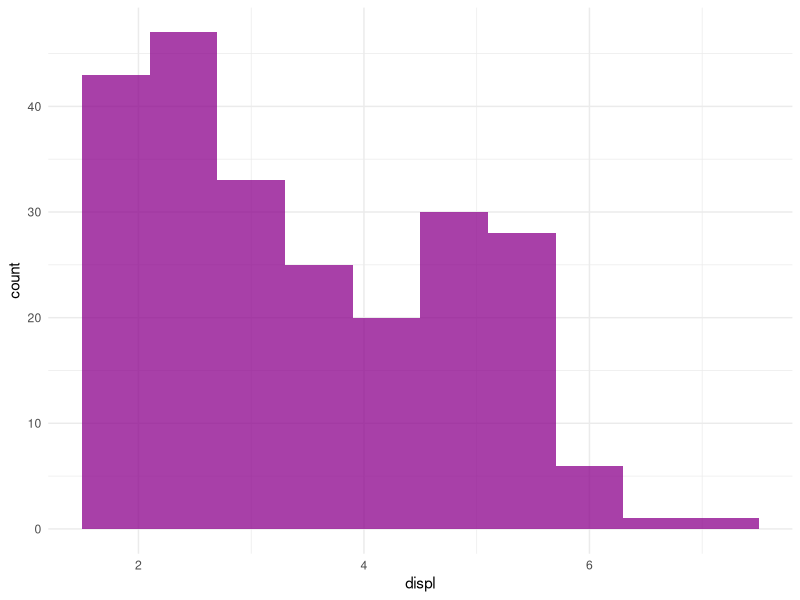
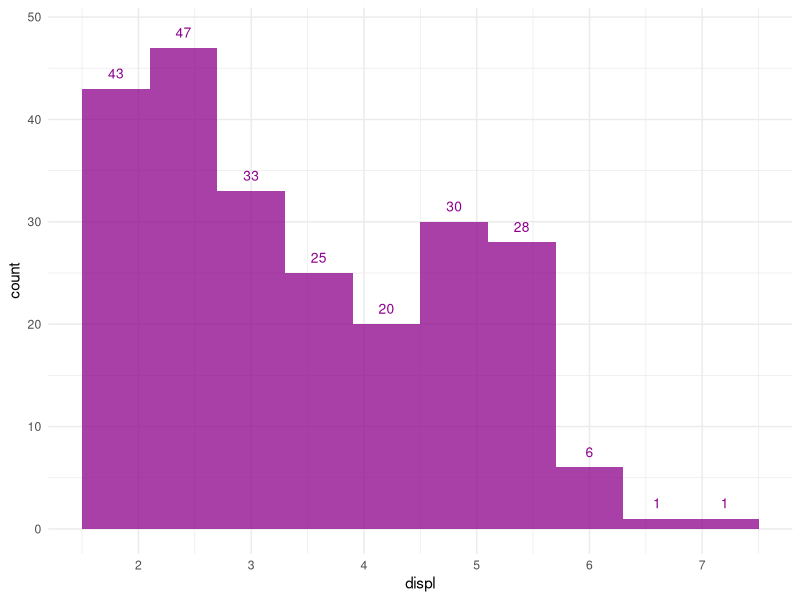

R code for these plots, in order:
library(ggplot2)
library(dplyr)

# store the mpg dataset to a new object (just to be safe)
mpg
data_mpg <- mpg

# Set the default theme to minimal
theme_set(theme_minimal())

# plot1 <- ggplot(mpg, aes(x=displ)) + geom_histogram(aes(y=stat(count)), bins = 10, fill="darkmagenta", alpha=0.75) + stat_bin(bins=10, geom="text",vjust=-1, color="darkmagenta", aes(label=stat(count))) + ylim(c(0,50))

# Create a plain histogram
plot1 <- ggplot(mpg, aes(x=displ)) + geom_histogram(bins = 10, fill="darkmagenta", alpha=0.75)
plot1

# Add count label, set its position based on the count value, and change the scale of the x-axis
plot2<- plot1 + geom_text(stat="bin", bins=10, aes(label=stat(count), y=stat(count)), nudge_y = 1.5, color="darkmagenta", size=3.5) + scale_x_continuous(breaks=1:7)
plot2